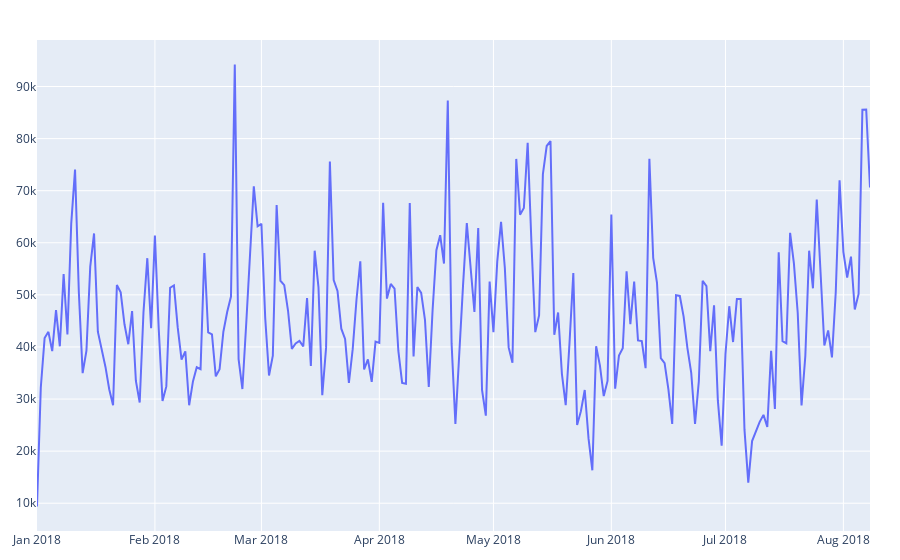

Notebook code cell kept with this figure:
### Markdown cell above
# ARIMA model

### Code cell
# plot the timeserie

df_sales = df.groupby(pd.Grouper(key='order_purchase_timestamp', freq='1D')).agg(
    revenue = ('payment_value', 'sum'),
    n_order = ('order_id', 'nunique')
).reset_index()

fig = go.Figure()
fig.add_trace(
    go.Scatter(x=df_sales['order_purchase_timestamp'], y=df_sales['revenue'],
               mode='lines',
               name='lines')
)
fig.update_layout(
    hovermode='x unified',
    autosize=True,
    margin=dict(
        l=30,
        r=30,
        b=20,
        t=40
    )
)

fig.show()

### Figure 1 — Plotly figure (JSON) as saved in the notebook; plotly's stock layout.template omitted (floating-point values rounded to 4 significant figures; data arrays with more than 128 entries replaced by an {"elided": "..."} marker saying what was removed)
{"data": [{"mode": "lines", "name": "lines", "type": "scatter", "x": {"elided": "220 str values"}, "y": {"elided": "220 float values"}}], "layout": {"autosize": true, "hovermode": "x unified", "margin": {"b": 20, "l": 30, "r": 30, "t": 40}, "xaxis": {"autorange": true, "range": ["2018-01-01", "2018-08-08"], "type": "date"}, "yaxis": {"autorange": true, "range": [4669.0, 98930.0], "type": "linear"}}}
